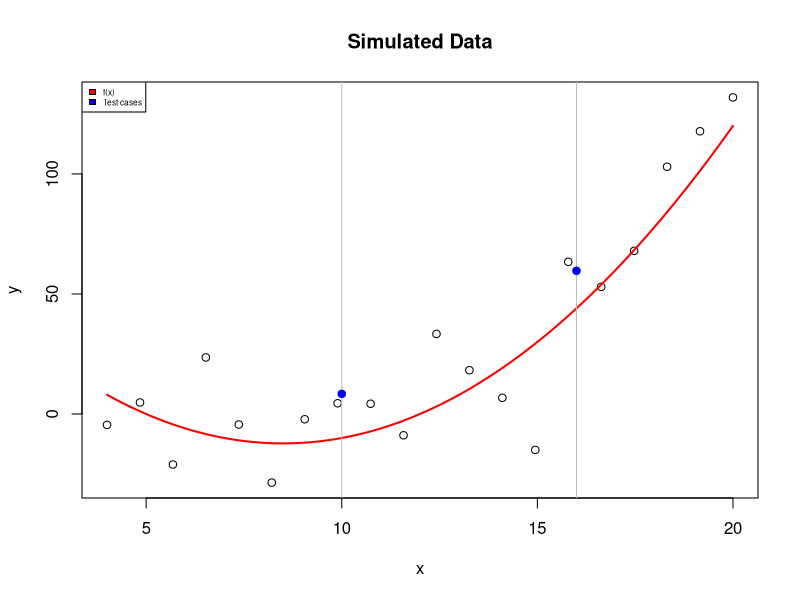
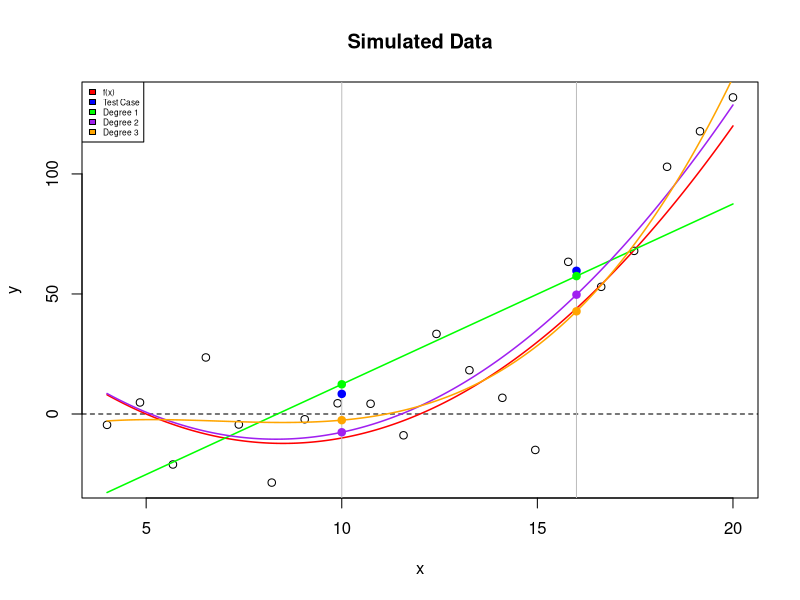
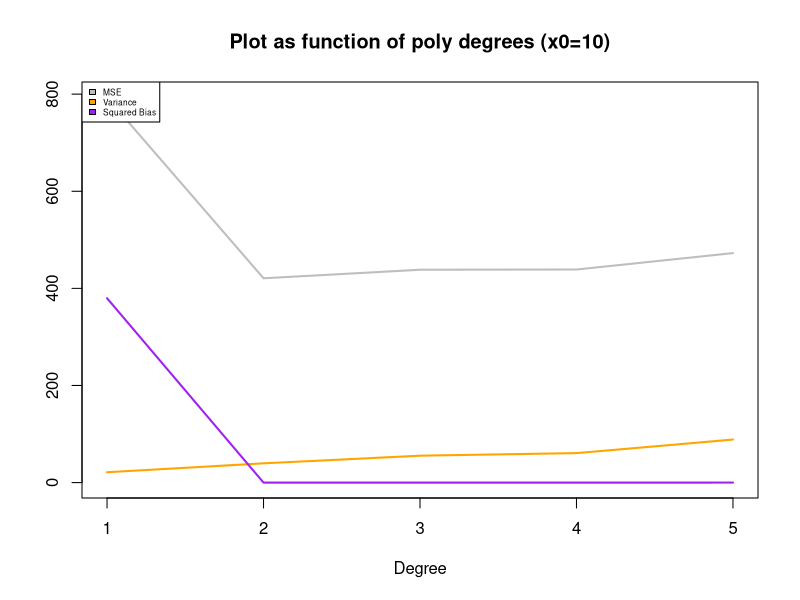
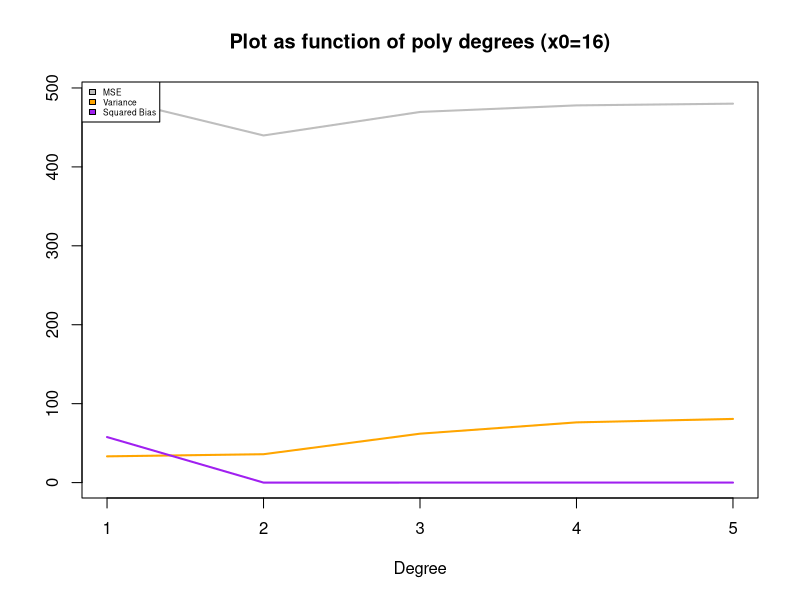

Write the R code that produced these figures, in order.
## ---- chunk 1
true.f <- function(x) {
  f.out <- (x-5)*(x-12)
  return(f.out)
}
true.f(16)
## ---- chunk 2
sim.training <- function(x.test=c(16)
                         ) {
  # Hard-coded sample size and standard deviation 
  n <- 20
  sd.error <- 20
  
  # Training x vector
  x <- seq(4,20,length=n)
  
  # Simulate training Y based on f(x) and normal error
  y <- true.f(x)+rnorm(n,sd=sd.error)
  
  # Simulate test case 
  y.test <- true.f(x.test)+rnorm(length(x.test),sd=sd.error)
  
  # Return a list of two entries: 
    # 1) the dataframe data.train
    # 2) test respone vector y_0
  return(list(data.train=data.frame(x=x,y=y),
              y.test=y.test))
}
## ---- chunk 3
# Simulate data
set.seed(1)
x.test <- c(10,16)
sim.data.train <- sim.training(x.test=x.test)
head(sim.data.train$data.train,4)
sim.data.train$y.test

# Plot simulated data
x.plot <- seq(4,20,by=.01)
x <- sim.data.train$data.train$x
y <- sim.data.train$data.train$y
plot(x,y,main="Simulated Data")

# Plot f(x)
lines(x.plot,true.f(x.plot),lwd=2,col="red")

# Plot test cases
y.test <- sim.data.train$y.test
abline(v=x.test,col="grey")
points(x.test,y.test,pch=20,cex=1.5,col="blue")

# Legend
legend("topleft",legend=c("f(x)","Test cases"),fill=c("red","blue"),cex=.5)
## ---- chunk 4
predict.test.case <- function(degree,
                              data,
                              x.test) {

  # Train model 
  model <- lm(y~poly(x,degree=degree),data=data)
  # Predict test cases
  y.test.hat <- predict(model,newdata=data.frame(x=x.test))
  # Return y test case
  return(y.test.hat)
}
## ---- chunk 5
x.plot <- seq(4,20,by=.01)
x.test <- c(10,16)
# Predict for degree=1
y.pred.1 <- predict.test.case(degree=1,
                              data=sim.data.train$data.train,
                              x.test=x.test) 
y.plot.1 <- predict.test.case(degree=1,
                              data=sim.data.train$data.train,
                              x.test=x.plot) 
# Predict for degree=2
y.pred.2 <- predict.test.case(degree=2,
                              data=sim.data.train$data.train,
                              x.test=x.test) 
y.plot.2 <- predict.test.case(degree=2,
                              data=sim.data.train$data.train,
                              x.test=x.plot)
# Predict for degree=3
y.pred.3 <- predict.test.case(degree=3,
                              data=sim.data.train$data.train,
                              x.test=x.test) 
y.plot.3 <- predict.test.case(degree=3,
                              data=sim.data.train$data.train,
                              x.test=x.plot) 

# Plot simulated data
x <- sim.data.train$data.train$x
y <- sim.data.train$data.train$y
plot(x,y,main="Simulated Data")
abline(h=0,lty=2)

# Plot f(x)
lines(x.plot,true.f(x.plot),lwd=1.5,col="red")

# Plot the estimated curves
lines(x.plot,y.plot.1,lwd=1.5,col="green")
lines(x.plot,y.plot.2,lwd=1.5,col="purple")
lines(x.plot,y.plot.3,lwd=1.5,col="orange")

# Plot test cases
y.test <- sim.data.train$y.test
abline(v=x.test,col="grey")
points(x.test,y.test,pch=20,cex=1.5,col="blue")

# Plot estimated test cases
points(x.test,y.pred.1,pch=20,cex=1.5,col="green")
points(x.test,y.pred.2,pch=20,cex=1.5,col="purple")
points(x.test,y.pred.3,pch=20,cex=1.5,col="orange")

# Legend
legend("topleft",
       legend=c("f(x)","Test Case","Degree 1","Degree 2","Degree 3"),
       fill=c("red","blue","green","purple","orange"),
       cex=.5)
## ---- chunk 6
poly.predict <- function(degree.vec,
                          data,
                          x.test) {
  
  # Vectorize predict.test.case()
  pred <- sapply(degree.vec,
                 predict.test.case,
                 data=data,
                 x.test=x.test)
  
  # Name rows and columns
   rownames(pred)  <- paste("TestCase",1:length(x.test),sep="")
  colnames(pred)  <- paste("D",degree.vec,sep="")
  # Return
  return(pred)
}

# Test function poly.predict()
x.test <- c(10,16)  
poly.predict(degree.vec=1:4,
             data=sim.data.train$data.train,
             x.test=x.test)
## ---- chunk 7
# Solution goes here -----------
mat.pred.1<-matrix(0,1000,5)
mat.pred.2<-matrix(0,1000,5)
y.test.mat<-matrix(0,1000,2)
for (i in 1:1000) {
  sim.data.train<-sim.training(x.test)
  poly.predict.mat<-poly.predict(degree.vec = 1:5,
                                 data = sim.data.train$data.train,
                                 x.test = x.test)
  mat.pred.1[i,]<-poly.predict.mat[1,]
  mat.pred.2[i,]<-poly.predict.mat[2,]
  y.test.mat[i,]<-sim.data.train$y.test
}
mat.pred.1[1:3,]
mat.pred.2[1:3,]
y.test.mat[1:3,]
## ---- chunk 8
# Solution goes here -----------
var1<-c(0,0,0,0,0)
var2<-c(0,0,0,0,0)
sq_bias1<-c(0,0,0,0,0)
sq_bias2<-c(0,0,0,0,0)
mse1<-c(0,0,0,0,0)
mse2<-c(0,0,0,0,0)

for (i in 1:5) {
  var1[i]<-var(mat.pred.1[,i])
  var2[i]<-var(mat.pred.2[,i])
  sq_bias1[i]<-(mean(mat.pred.1[,i])-true.f(10))^2
  sq_bias2[i]<-(mean(mat.pred.2[,i])-true.f(16))^2
  mse1[i]<-sum((y.test.mat[,1]-mat.pred.1[,i])^2)/1000
  mse2[i]<-sum((y.test.mat[,2]-mat.pred.2[,i])^2)/1000
}
var1
var2
sq_bias1
sq_bias2
mse1
mse2
## ---- chunk 9
# Solution goes here -----------
# when x_0 = 10
ylim1<-c(min(var1,sq_bias1,mse1),max(var1,sq_bias1,mse1))
plot(1:5,
     mse1,
     main = "Plot as function of poly degrees (x0=10)",
     col = "grey",
     ylim = ylim1,
     type = "l",
     lwd = 2,
     ylab = "",
     xlab = "Degree")
lines(1:5,var1,lwd=2,col="orange")
lines(1:5,sq_bias1,lwd=2,col="purple")
legend("topleft",
       legend=c("MSE","Variance","Squared Bias"),
       fill=c("grey","orange","purple"),
       cex=.5)

# when x_0 = 16
ylim2<-c(min(var2,sq_bias2,mse2),max(var2,sq_bias2,mse2))
plot(1:5,
     mse2,
     main = "Plot as function of poly degrees (x0=16)",
     col = "grey",
     ylim = ylim2,
     type = "l",
     lwd = 2,
     ylab = "",
     xlab = "Degree")
lines(1:5,var2,lwd=2,col="orange")
lines(1:5,sq_bias2,lwd=2,col="purple")
legend("topleft",
       legend=c("MSE","Variance","Squared Bias"),
       fill=c("grey","orange","purple"),
       cex=.5)
